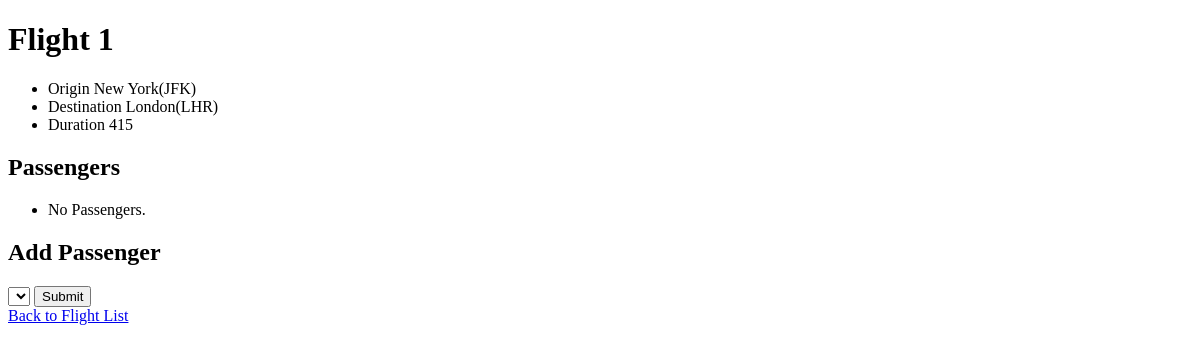
The page /flights/1 on the database as committed earlier.
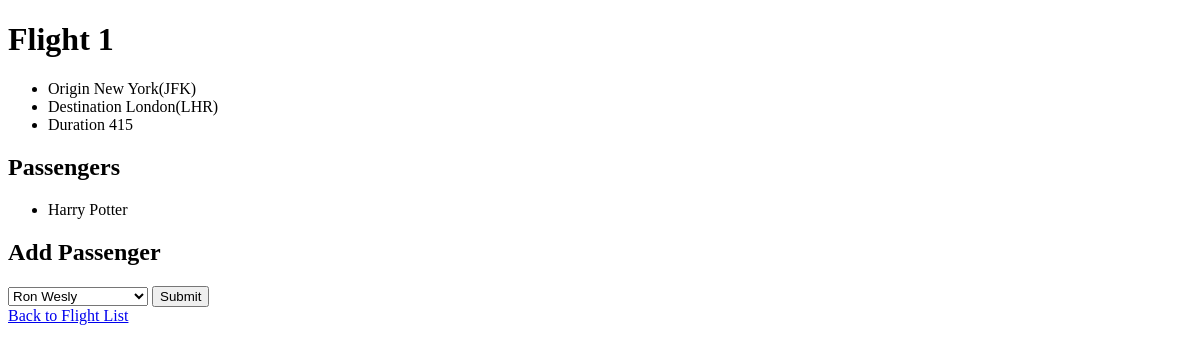
The same page on the database as committed later.
### flights/models.py (models this page shows)
class Passenger(models.Model):
    first = models.CharField(max_length=64)
    last = models.CharField(max_length=64)
    fligths = models.ManyToManyField(Flight, blank=True, related_name="passengers")
    def __str__(self):
        return f"{self.first} {self.last}"

### flights/views.py (the view)
# urls.py: path("<int:flight_id>", views.flight, name="flight"),
def flight(request, flight_id):
    flight = Flight.objects.get(pk=flight_id)
    return render(request, "flights/flight.html", {
        "flight": flight,
        "passengers": flight.passengers.all(),
        "non_passengers": Passenger.objects.exclude(fligths=flight).all()
    })

### flights/models.py (called while the page is built)
    def __str__(self):
        return f"{self.city}({self.code})"

### flights/templates/flights/flight.html (shortened to what this page needs)
{% extends "flights/layout.html" %}
{% block body %}
    <h1>Flight {{flight.id}}</h1>
    <ul>
        <li>Origin {{ flight.origin }}</li>
        <li>Destination {{ flight.destination }}</li>
        <li>Duration {{ flight.duration }}</li>
    </ul>
    <h2>Passengers</h2>
    <ul>
        {%for passenger in passengers%}
            <li> {{passenger}}</li>
        {%empty%}
            <li> No Passengers. </li>
        {%endfor%}
    </ul>
    <h2>Add Passenger</h2>
    <form action="{% url 'book' flight.id %}" method="post">
        <select name="passenger">
            {% for passenger in non_passengers %}
                <option value="{{ passenger.id }}">{{ passenger }}</option>
            {% endfor %}
        </select>
        <input type="submit">
    </form>
    <a href="{% url 'index' %}">Back to Flight List</a>
{% endblock %}

Rows that differ between the two databases and show on the page:
added Passenger: first+last "Harry Potter"
Other text that changed with them:
form field passenger: (not shown) → "Ron Wesly"
text no longer shown: "No Passengers."
